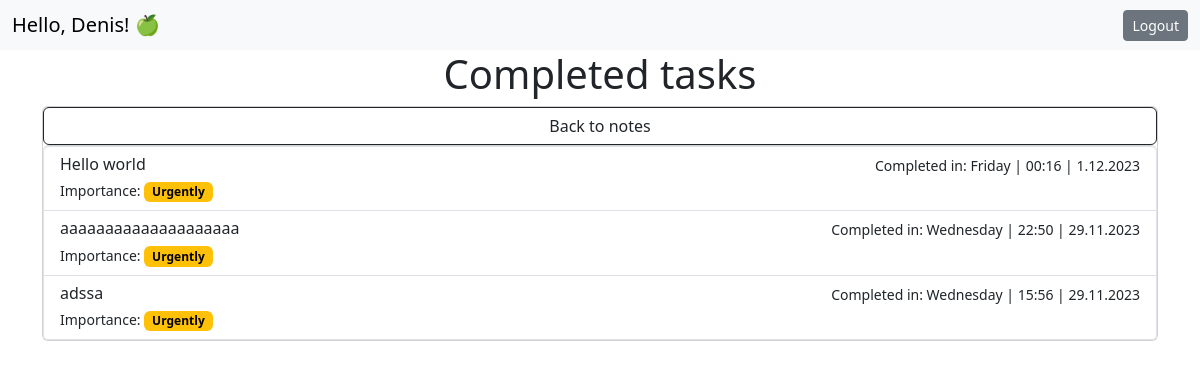
The app's page /completed/ (signed in) with its own data.
### note/models.py (models this page shows, shortened)
class Task(models.Model):
    user = models.ForeignKey(User, on_delete=models.CASCADE)
    title = models.CharField(max_length=60)
    description = models.TextField(null=True, blank=True)
    complete = models.BooleanField(default=False)
    time_created = models.DateTimeField(auto_now_add=True)
    time_updated = models.DateTimeField(auto_now=True)
    importance = models.ForeignKey(Importance, on_delete=models.CASCADE, null=False)
    class Meta:
        ordering = ["-time_updated"]

class Importance(models.Model):
    name = models.CharField(max_length=255)

### note/views.py (the view)
# urls.py: path('completed/', views.completed_tasks_views, name='completed'),
@login_required
def completed_tasks_views(request):
    tasks = Task.objects.filter(complete=True)
    return render(request, "completed_tasks.html", context={"tasks": tasks})

### note/templates/completed_tasks.html
{% extends 'base.html' %}
{% block content %}
<h1 style="text-align:center">Completed tasks</h1>
<div class="card">
    <a href="{% url 'notes' %}" class="btn btn-outline-dark">Back to notes</a>
    <div class="list-group">
        {% for task in tasks %}
        <a href="{% url 'detail_complete' task.pk %}" class="list-group-item list-group-item-action">
            <div class="d-flex w-100 justify-content-between">
                <h6 class="mb-1">{{ task.title }}</h6>
                <small>Completed in: {{ task.time_updated|date:'l | H:i | j.m.Y' }}</small>
            </div>
            {% if task.importance.name == 'Just' %}
            <small>Importance: </small><small class="badge text-bg-primary">{{ task.importance.name }}</small>
            {% elif task.importance.name == 'Urgently' %}
            <small>Importance: </small><small class="badge text-bg-warning">{{ task.importance.name }}</small>
            {% endif %}
        </a>
        {% endfor %}
    </div>
</div>
{% endblock %}

### note/templates/navbar.html
<nav class="navbar navbar-expand-lg bg-body-tertiary">
    <div class="container-fluid">
        {% if request.user.is_authenticated %}
        <span class="navbar-brand mb-0 h1">Hello, {{ request.user.first_name }}! 🍏</span>
        {% else %}
        <span class="navbar-brand mb-0 h1">🍏</span>
        {% endif %}
        <div>
        {% if request.user.is_authenticated %}
        <a href="{% url 'logout' %}" class="btn btn-secondary btn-sm">Logout</a>
        {% else %}
        <a href="{% url 'login' %}" class="btn btn-secondary btn-sm">Login</a>
        <a href="{% url 'register' %}" class="btn btn-secondary btn-sm">Register</a>
        {% endif %}
        </div>
    </div>
</nav>

### records on screen
Task: title "Hello world", time_updated|H "Friday | 00:16 | 1.12.2023", importance.name "Urgently"
Task: title "aaaaaaaaaaaaaaaaaaaa", time_updated|H "Wednesday | 22:50 | 29.11.2023", importance.name "Urgently"
Task: title "adssa", time_updated|H "Wednesday | 15:56 | 29.11.2023", importance.name "Urgently"

### other values on screen
{{ request.user.first_name }} "Denis"
